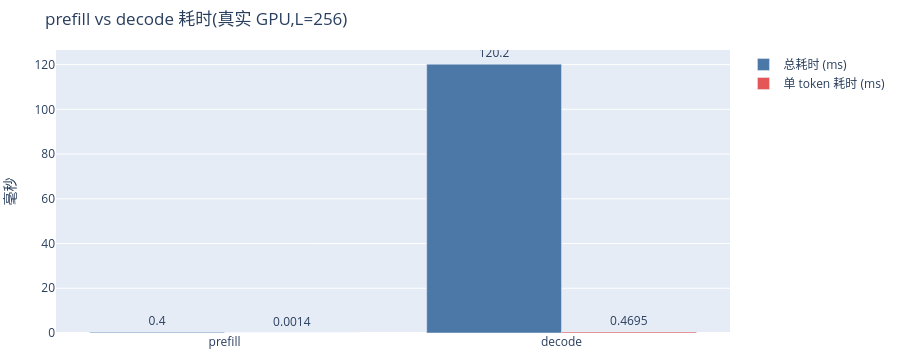

The cell this chart's notebook holds for it:
### Markdown cell above
📊 **左柱与右柱指向同一结论**:decode 阶段明显更慢、更『贵』。

### Code cell
# 用 plotly 柱状图把两个数字画出来(总耗时 vs 单 token 耗时)
import plotly.io as pio
pio.renderers.default = "plotly_mimetype"                # 静态渲染器
import plotly.graph_objects as go

names = ["prefill", "decode"]                            # 两个阶段
times = [bench["prefill_ms"], bench["decode_total_ms"]]  # 总耗时(ms)
per_token = [times[0] / L, times[1] / L]                 # 单 token 平均耗时(ms)

fig = go.Figure()                                        # 新建画布
fig.add_trace(go.Bar(x=names, y=times, name="总耗时 (ms)",
                     marker_color="#4C78A8", text=[f"{t:.1f}" for t in times], textposition="outside"))
fig.add_trace(go.Bar(x=names, y=per_token, name="单 token 耗时 (ms)",
                     marker_color="#E45756", text=[f"{p:.4f}" for p in per_token], textposition="outside"))
fig.update_layout(title=f"prefill vs decode 耗时(真实 GPU,L={L})",
                  yaxis_title="毫秒", barmode="group", height=360,
                  margin=dict(l=10, r=10, t=50, b=10))
fig.show()                                               # 展示

### Figure 1 — Plotly figure (JSON) as saved in the notebook; plotly's stock layout.template omitted (floating-point values rounded to 4 significant figures)
{"data": [{"marker": {"color": "#4C78A8"}, "name": "总耗时 (ms)", "text": ["0.4", "120.2"], "textposition": "outside", "type": "bar", "x": ["prefill", "decode"], "y": [0.3507, 120.2]}, {"marker": {"color": "#E45756"}, "name": "单 token 耗时 (ms)", "text": ["0.0014", "0.4695"], "textposition": "outside", "type": "bar", "x": ["prefill", "decode"], "y": [0.00137, 0.4695]}], "layout": {"barmode": "group", "height": 360, "margin": {"b": 10, "l": 10, "r": 10, "t": 50}, "title": {"text": "prefill vs decode 耗时(真实 GPU,L=256)"}, "yaxis": {"title": {"text": "毫秒"}}}}
